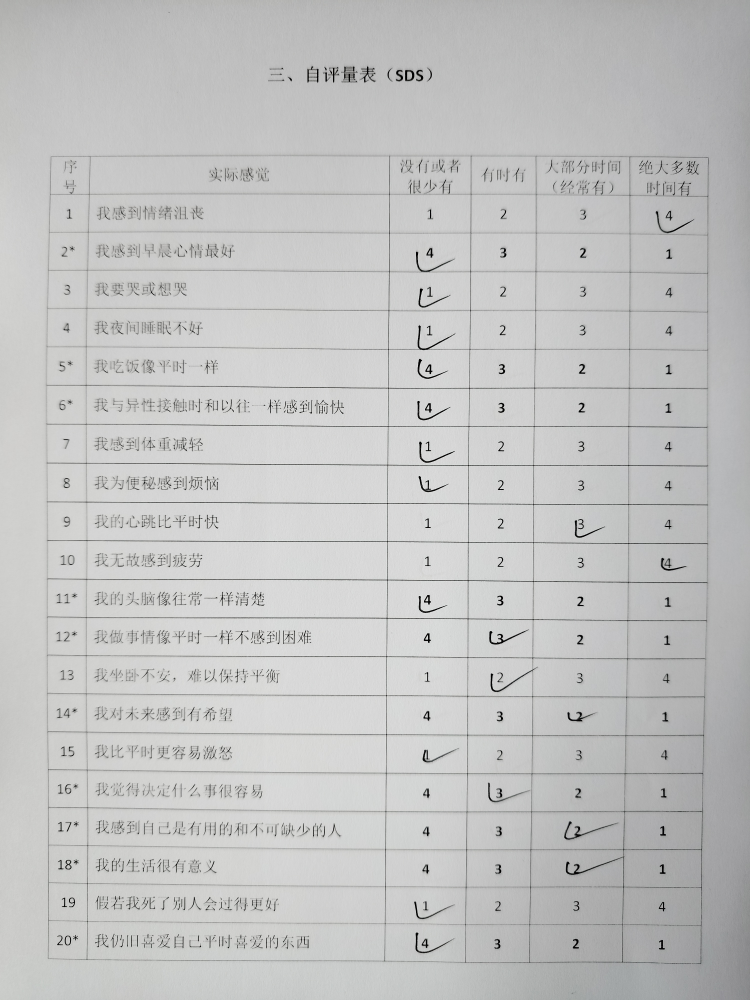
#> input picture table.jpg, 3000 x 4000 px (shown at 1/4 size)
$ python -i Utils.py   (imports and definitions only)
#> lines starting #> are read from the running program, lines starting #| are printed output that depends on the picture
### config.py
import yaml


def load_config(yaml_file_path):
    """
    Loads and parses a YAML configuration file.

    Args:
        yaml_file_path (str): The path to the YAML configuration file.

    Returns:
        dict: A dictionary containing the configuration settings.
    """
#> further down, picture is the input picture: shape (4000, 3000, 3); mean B, G, R 194.1, 194.5, 194.2
    try:
        with open(yaml_file_path, "r",encoding='utf-8') as file:
            config = yaml.safe_load(file)
            return config
    except FileNotFoundError:
        print(f"The file {yaml_file_path} was not found.")
        return {}
    except yaml.YAMLError as exc:
        print(f"Error in configuration file: {exc}")
        return {}
    except Exception as e:
        print(f"An unexpected error occurred: {e}")
        return {}


def check_config(config_dict):
    pass


# 使用示例
# [4 lines that do not run on import are left out]

### tools/Utils.py
# -*- coding: UTF-8 -*-
"""
@File    ：utils.py
@Author  ：Csy
@Date    ：2024/12/19 15:53
@Bref    :
@Ref     :
TODO     :
         :
"""

from typing import Union, List
import os
import subprocess
import platform
import cv2
from PIL import Image, UnidentifiedImageError, ImageDraw, ImageFont
from matplotlib import pyplot as plt
import numpy as np
from pathlib import Path
from tools.Exceptions import *
from io import BytesIO
from adapters.Table import TableEntity

# from Settings import *

InputType = Union[str, np.ndarray, bytes, Path]

import logging
from tools.Logger import get_logger

# [1 line that did not run here, left out]


import cv2
import numpy as np

from config import load_config

app_config = load_config("config.yaml")


# [197 lines left out: functions check_checkmark, open_folder, find_bingo_number, binarize_images, img_load_by_cv2, not called in this run]


def img_wirte_by_cv2(img, img_path):
    cv2.imencode(".jpg", img)[1].tofile(img_path)


# [128 lines left out: functions img_load_by_Image, images_convert, img_convert_to_bgr, cvt_four_to_three, not called in this run]


def cvt_two_to_three(img: np.ndarray) -> np.ndarray:
    """gray + alpha → BGR"""
    img_gray = img[..., 0]
    img_bgr = cv2.cvtColor(img_gray, cv2.COLOR_GRAY2BGR)

    img_alpha = img[..., 1]
    not_a = cv2.bitwise_not(img_alpha)
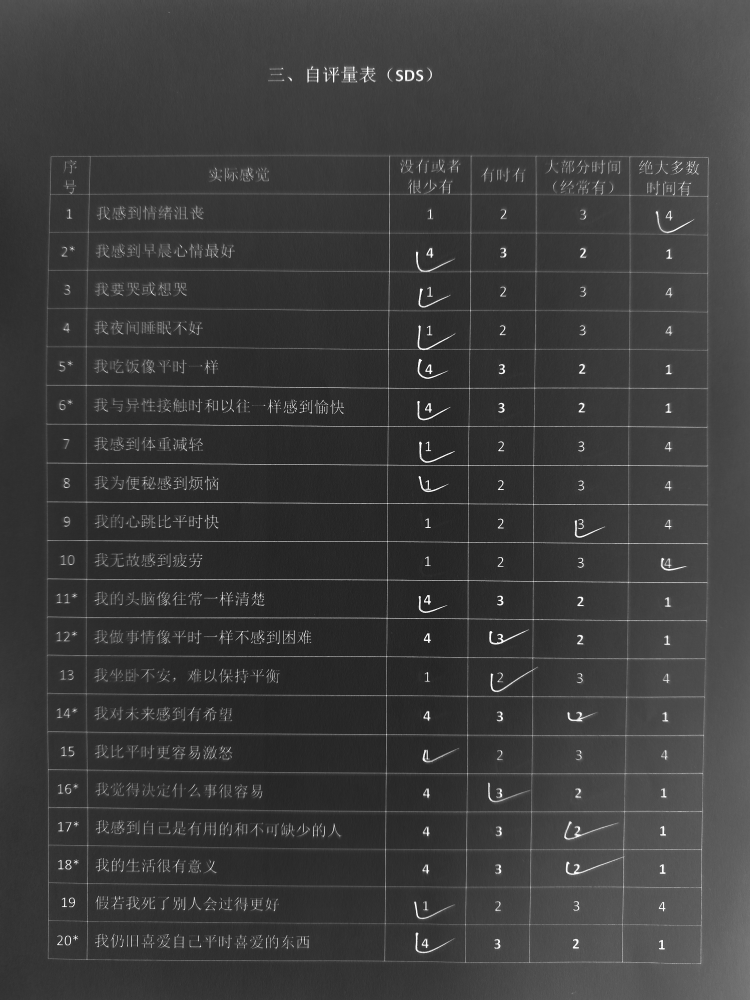
#> not_a: shape (4000, 3000) (shown at 1/4 size); min 5, max 255, mean 60.5
    not_a = cv2.cvtColor(not_a, cv2.COLOR_GRAY2BGR)
#> not_a: shape (4000, 3000, 3)

    new_img = cv2.bitwise_and(img_bgr, img_bgr, mask=img_alpha)
    new_img = cv2.add(new_img, not_a)
    return new_img


def verify_image_exist(file_path: Union[str, Path]):
    if not Path(file_path).exists():
        raise LoadImageError(f"{file_path} does not exist.")


# [287 lines left out: functions intersection, draw_table, draw_locate, adjst_box, evaluate_valid_cells, filter_by_w_h and 2 more, not called in this run]


import numpy as np
from scipy.spatial import KDTree  # 用于加速最近邻搜索


# [261 lines left out: functions find_nearest_boxes, pairwise_iou, edge_distance_matrix, visualize_box_connections, not called in this run]


# [16 lines of commented-out code are left out]

>>> import cv2
>>> picture = cv2.imread('../table.jpg')
>>> result = cvt_two_to_three(picture)
